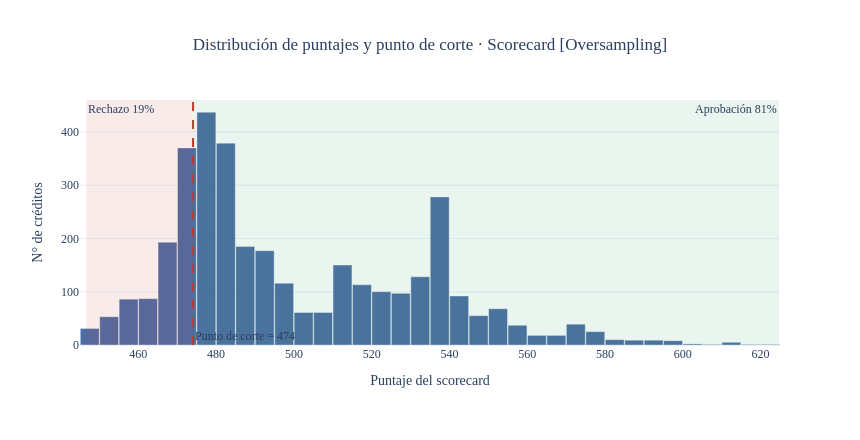

Here is the notebook cell this chart was saved with:
### Code cell
# Distribución de puntajes del scorecard y punto de corte — Originación [Oversampling]
_pdo, _base, _odds = 20, 600, 50
_factor = _pdo / np.log(2); _offset = _base - _factor * np.log(_odds)
TASA_APROBACION = 0.80   # tasa de aprobación objetivo que sitúa el punto de corte

sc_orig = puntaje_total(logit, Xoo, _factor, _offset)
cut_orig = np.quantile(sc_orig, 1 - TASA_APROBACION)
res_corte_orig = graficar_distribucion_cutoff(sc_orig, yoo, cut_orig,
    'Distribución de puntajes y punto de corte · Scorecard [Oversampling]')

### Figure 1 — Plotly figure (JSON) as saved in the notebook; plotly's stock layout.template omitted (floating-point values rounded to 4 significant figures; data arrays with more than 128 entries replaced by an {"elided": "..."} marker saying what was removed)
{"data": [{"marker": {"color": "#2E5496", "line": {"color": "white", "width": 0.4}}, "name": "Créditos", "nbinsx": 40, "opacity": 0.85, "showlegend": false, "type": "histogram", "x": {"elided": "3500 float values"}}], "layout": {"annotations": [{"showarrow": false, "text": "Rechazo 19%", "x": 446.6, "xanchor": "left", "xref": "x", "y": 1, "yanchor": "top", "yref": "y domain"}, {"showarrow": false, "text": "Aprobación 81%", "x": 624.8, "xanchor": "right", "xref": "x", "y": 1, "yanchor": "top", "yref": "y domain"}, {"showarrow": false, "text": "Punto de corte = 474", "x": 474.1, "xanchor": "left", "xref": "x", "y": 0, "yanchor": "bottom", "yref": "y domain"}], "bargap": 0.03, "font": {"family": "serif", "size": 12}, "height": 440, "margin": {"b": 95}, "shapes": [{"fillcolor": "#c0392b", "line": {"width": 0}, "opacity": 0.1, "type": "rect", "x0": 446.6, "x1": 474.1, "xref": "x", "y0": 0, "y1": 1, "yref": "y domain"}, {"fillcolor": "#2e9e5b", "line": {"width": 0}, "opacity": 0.1, "type": "rect", "x0": 474.1, "x1": 624.8, "xref": "x", "y0": 0, "y1": 1, "yref": "y domain"}, {"line": {"color": "#c0392b", "dash": "dash", "width": 2}, "type": "line", "x0": 474.1, "x1": 474.1, "xref": "x", "y0": 0, "y1": 1, "yref": "y domain"}], "title": {"text": "Distribución de puntajes y punto de corte · Scorecard [Oversampling]", "x": 0.5}, "width": 860, "xaxis": {"title": {"text": "Puntaje del scorecard"}}, "yaxis": {"title": {"text": "N° de créditos"}}}}
